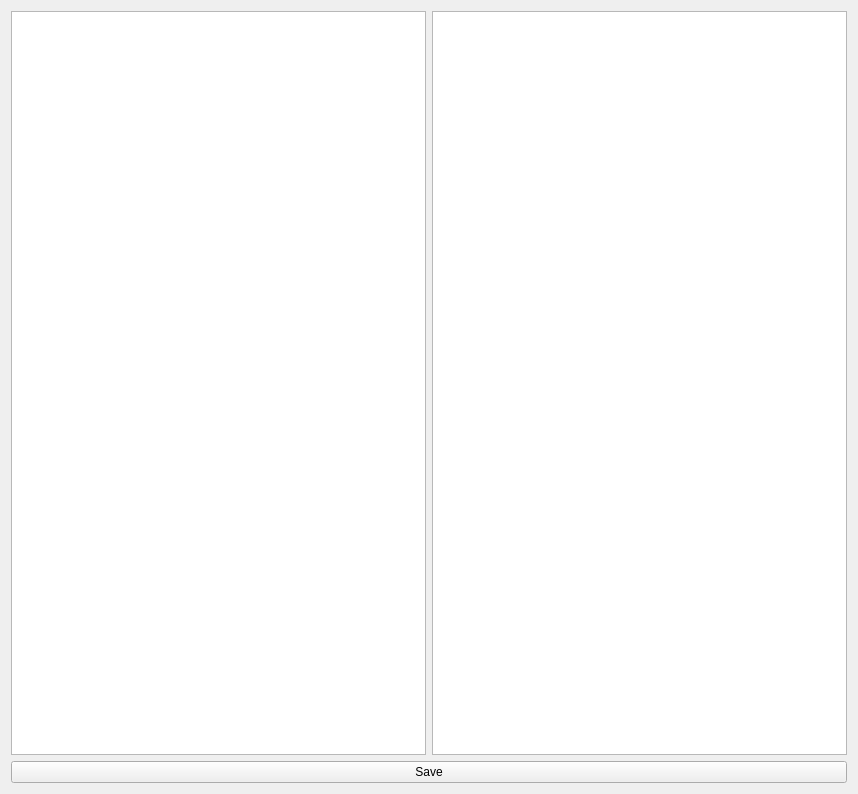
<?xml version="1.0" encoding="UTF-8"?>
<ui version="4.0">
 <class>Form2</class>
 <widget class="QWidget" name="Form2">
  <property name="geometry">
   <rect>
    <x>0</x>
    <y>0</y>
    <width>858</width>
    <height>794</height>
   </rect>
  </property>
  <property name="windowTitle">
   <string>Form</string>
  </property>
  <layout class="QGridLayout" name="gridLayout">
   <item row="0" column="0">
    <widget class="QListWidget" name="sourceList">
     <property name="dragEnabled">
      <bool>true</bool>
     </property>
     <property name="dragDropMode">
      <enum>QAbstractItemView::DragDrop</enum>
     </property>
    </widget>
   </item>
   <item row="0" column="1">
    <widget class="QListWidget" name="currentList">
     <property name="dragEnabled">
      <bool>true</bool>
     </property>
     <property name="dragDropMode">
      <enum>QAbstractItemView::DragDrop</enum>
     </property>
    </widget>
   </item>
   <item row="1" column="0" colspan="2">
    <widget class="QPushButton" name="pushButton">
     <property name="text">
      <string>Save</string>
     </property>
    </widget>
   </item>
  </layout>
 </widget>
 <resources/>
 <connections/>
</ui>
